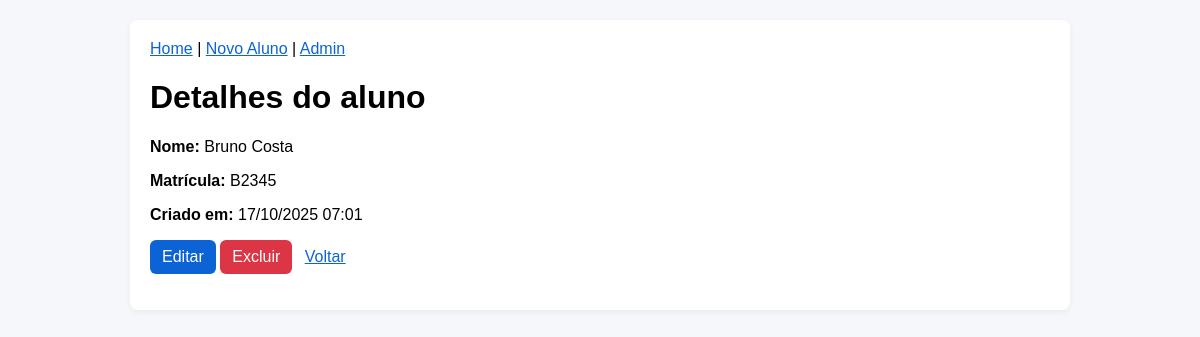
Page /2/ on the committed database.
### alunos/models.py (models this page shows, shortened)
class Aluno(models.Model):
    nome = models.CharField(max_length=100)
    matricula = models.CharField(max_length=20, unique=True)
    criado_em = models.DateTimeField(auto_now_add=True)

### alunos/views.py (the view)
# urls.py: path('<int:pk>/', views.AlunoDetailView.as_view(), name='aluno_detalhe'),
class AlunoDetailView(generic.DetailView):
    model = Aluno
    template_name = 'aluno_detalhe.html'
    context_object_name = 'aluno'

### templates/aluno_detalhe.html
{% extends 'base.html' %}
{% block content %}
<h1>Detalhes do aluno</h1>
<p><strong>Nome:</strong> {{ aluno.nome }}</p>
<p><strong>Matrícula:</strong> {{ aluno.matricula }}</p>
<p><strong>Criado em:</strong> {{ aluno.criado_em|date:"d/m/Y H:i" }}</p>
<p>
  <a class="btn" href="{% url 'aluno_editar' aluno.pk %}">Editar</a>
  <a class="btn btn-danger" href="{% url 'aluno_excluir' aluno.pk %}">Excluir</a>
  <a href="{% url 'lista_alunos' %}" style="margin-left:8px">Voltar</a>
</p>
{% endblock %}

### templates/base.html (style rules this page uses)
body { font-family:Arial,Helvetica,sans-serif;background:#f5f7fa;margin:0;padding:20px }
a { color:#0b63d6 }
.btn { display:inline-block;padding:8px 12px;border-radius:6px;background:#0b63d6;color:white;text-decoration:none }
.btn-danger { background:#dc3545 }

### rows in the picture
Aluno: nome "Bruno Costa", matricula "B2345", criado_em "17/10/2025 07:01"
